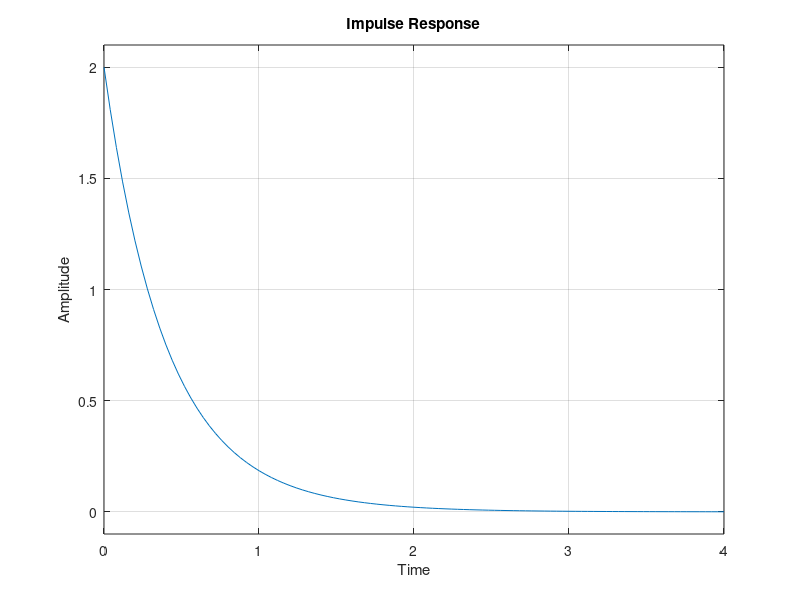

Here is the MATLAB script that generated this plot:
numerator = [2, 5];
denominator = conv([1, 2], [1, 3]); 
sys = tf(numerator, denominator);

figure;
impulse(sys);
title('Impulse Response');
xlabel('Time');
ylabel('Amplitude');